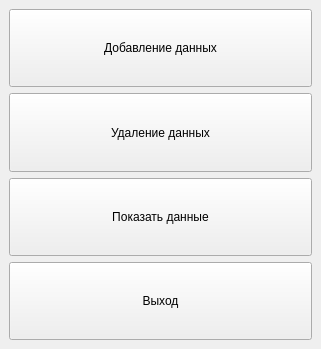
<?xml version="1.0" encoding="UTF-8"?>
<ui version="4.0">
 <class>MainWindow</class>
 <widget class="QMainWindow" name="MainWindow">
  <property name="geometry">
   <rect>
    <x>0</x>
    <y>0</y>
    <width>321</width>
    <height>349</height>
   </rect>
  </property>
  <property name="windowTitle">
   <string>Программа</string>
  </property>
  <widget class="QWidget" name="centralwidget">
   <layout class="QVBoxLayout" name="verticalLayout">
    <item>
     <widget class="QPushButton" name="pushButton_add">
      <property name="sizePolicy">
       <sizepolicy hsizetype="Minimum" vsizetype="Expanding">
        <horstretch>0</horstretch>
        <verstretch>0</verstretch>
       </sizepolicy>
      </property>
      <property name="text">
       <string>Добавление данных</string>
      </property>
     </widget>
    </item>
    <item>
     <widget class="QPushButton" name="pushButton_delete">
      <property name="sizePolicy">
       <sizepolicy hsizetype="Minimum" vsizetype="Expanding">
        <horstretch>0</horstretch>
        <verstretch>0</verstretch>
       </sizepolicy>
      </property>
      <property name="text">
       <string>Удаление данных</string>
      </property>
     </widget>
    </item>
    <item>
     <widget class="QPushButton" name="pushButton_show">
      <property name="sizePolicy">
       <sizepolicy hsizetype="Minimum" vsizetype="Expanding">
        <horstretch>0</horstretch>
        <verstretch>0</verstretch>
       </sizepolicy>
      </property>
      <property name="text">
       <string>Показать данные</string>
      </property>
     </widget>
    </item>
    <item>
     <widget class="QPushButton" name="pushButton_exit">
      <property name="sizePolicy">
       <sizepolicy hsizetype="Minimum" vsizetype="Expanding">
        <horstretch>0</horstretch>
        <verstretch>0</verstretch>
       </sizepolicy>
      </property>
      <property name="text">
       <string>Выход</string>
      </property>
     </widget>
    </item>
   </layout>
  </widget>
 </widget>
 <resources/>
 <connections/>
</ui>
